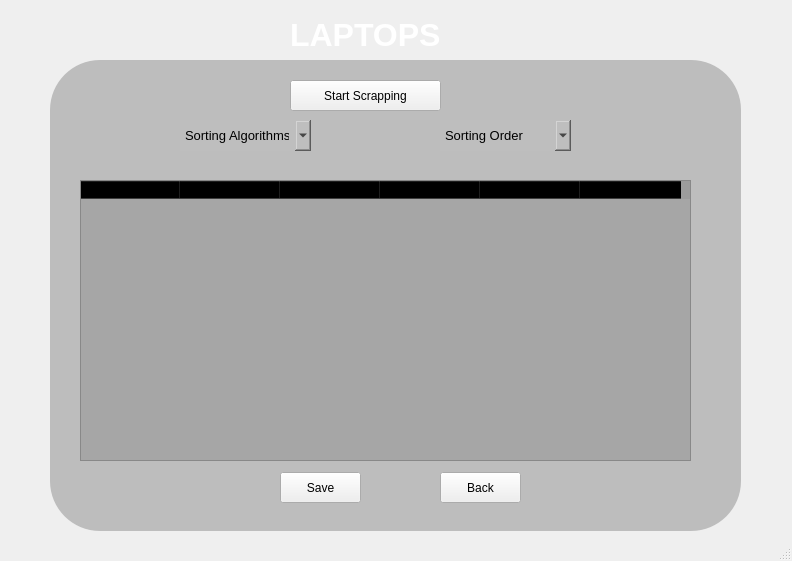
<?xml version="1.0" encoding="UTF-8"?>
<ui version="4.0">
 <class>Laptop_window</class>
 <widget class="QMainWindow" name="Laptop_window">
  <property name="geometry">
   <rect>
    <x>0</x>
    <y>0</y>
    <width>792</width>
    <height>561</height>
   </rect>
  </property>
  <property name="windowTitle">
   <string>MainWindow</string>
  </property>
  <widget class="QWidget" name="centralwidget">
   <widget class="QWidget" name="widget" native="true">
    <property name="geometry">
     <rect>
      <x>0</x>
      <y>0</y>
      <width>791</width>
      <height>541</height>
     </rect>
    </property>
    <widget class="QLabel" name="label">
     <property name="geometry">
      <rect>
       <x>0</x>
       <y>0</y>
       <width>791</width>
       <height>541</height>
      </rect>
     </property>
     <property name="styleSheet">
      <string notr="true">border-image: url(:/images/laptop.jpg);

backgroung-color:rgba(0,0,0,180);
</string>
     </property>
     <property name="text">
      <string/>
     </property>
    </widget>
    <widget class="QLabel" name="label_2">
     <property name="geometry">
      <rect>
       <x>290</x>
       <y>10</y>
       <width>151</width>
       <height>51</height>
      </rect>
     </property>
     <property name="font">
      <font>
       <pointsize>16</pointsize>
       <weight>75</weight>
       <bold>true</bold>
      </font>
     </property>
     <property name="autoFillBackground">
      <bool>false</bool>
     </property>
     <property name="styleSheet">
      <string notr="true"/>
     </property>
     <property name="text">
      <string>&lt;html&gt;&lt;head/&gt;&lt;body&gt;&lt;p&gt;&lt;span style=&quot; font-size:24pt; color:#ffffff;&quot;&gt;LAPTOPS&lt;/span&gt;&lt;/p&gt;&lt;/body&gt;&lt;/html&gt;</string>
     </property>
    </widget>
    <widget class="QLineEdit" name="lineEdit">
     <property name="geometry">
      <rect>
       <x>50</x>
       <y>60</y>
       <width>691</width>
       <height>471</height>
      </rect>
     </property>
     <property name="styleSheet">
      <string notr="true">border-top-left-radius:50px;
border-top-right-radius:50px;
border-bottom-left-radius:50px;
border-bottom-right-radius:50px;
background-color: rgb(159,159, 159, 159);</string>
     </property>
    </widget>
    <widget class="QComboBox" name="comboBox">
     <property name="geometry">
      <rect>
       <x>180</x>
       <y>120</y>
       <width>131</width>
       <height>31</height>
      </rect>
     </property>
     <property name="font">
      <font>
       <pointsize>10</pointsize>
       <weight>50</weight>
       <bold>false</bold>
      </font>
     </property>
     <property name="styleSheet">
      <string notr="true">border-top-left-radius:50px;
border-top-right-radius:50px;
border-bottom-left-radius:50px;
border-bottom-right-radius:50px;
background-color: rgb(190,190, 190, 200);</string>
     </property>
     <property name="editable">
      <bool>false</bool>
     </property>
     <property name="currentText">
      <string>Sorting Algorithms</string>
     </property>
     <item>
      <property name="text">
       <string>Sorting Algorithms</string>
      </property>
     </item>
     <item>
      <property name="text">
       <string>Insertion Sort</string>
      </property>
     </item>
     <item>
      <property name="text">
       <string>Merge Sort</string>
      </property>
     </item>
     <item>
      <property name="text">
       <string>Quick Sort</string>
      </property>
     </item>
     <item>
      <property name="text">
       <string>Bubble Sort</string>
      </property>
     </item>
     <item>
      <property name="text">
       <string>Selection Sort</string>
      </property>
     </item>
     <item>
      <property name="text">
       <string>Bucket Sort</string>
      </property>
     </item>
     <item>
      <property name="text">
       <string>Tree Sort</string>
      </property>
     </item>
     <item>
      <property name="text">
       <string>Sleep Sort</string>
      </property>
     </item>
     <item>
      <property name="text">
       <string>Counting Sort</string>
      </property>
     </item>
     <item>
      <property name="text">
       <string>Radix Sort</string>
      </property>
     </item>
    </widget>
    <widget class="QComboBox" name="comboBox_2">
     <property name="geometry">
      <rect>
       <x>440</x>
       <y>120</y>
       <width>131</width>
       <height>31</height>
      </rect>
     </property>
     <property name="font">
      <font>
       <pointsize>10</pointsize>
       <weight>50</weight>
       <bold>false</bold>
      </font>
     </property>
     <property name="styleSheet">
      <string notr="true">border-top-left-radius:50px;
border-top-right-radius:50px;
border-bottom-left-radius:50px;
border-bottom-right-radius:50px;
background-color: rgb(190,190, 190, 200);</string>
     </property>
     <property name="editable">
      <bool>false</bool>
     </property>
     <property name="currentText">
      <string>Sorting Order</string>
     </property>
     <item>
      <property name="text">
       <string>Sorting Order</string>
      </property>
     </item>
     <item>
      <property name="text">
       <string>Ascending Order</string>
      </property>
     </item>
     <item>
      <property name="text">
       <string>Decsending order</string>
      </property>
     </item>
    </widget>
    <widget class="QTableWidget" name="tableWidget">
     <property name="geometry">
      <rect>
       <x>80</x>
       <y>180</y>
       <width>611</width>
       <height>281</height>
      </rect>
     </property>
     <property name="styleSheet">
      <string notr="true">background-color: rgb(150,150, 150, 150);
</string>
     </property>
     <column>
      <property name="text">
       <string>Model</string>
      </property>
     </column>
     <column>
      <property name="text">
       <string>Color</string>
      </property>
     </column>
     <column>
      <property name="text">
       <string>Rating</string>
      </property>
     </column>
     <column>
      <property name="text">
       <string>New Column</string>
      </property>
     </column>
     <column>
      <property name="text">
       <string>GPU</string>
      </property>
     </column>
     <column>
      <property name="text">
       <string>SSD</string>
      </property>
     </column>
    </widget>
    <widget class="QPushButton" name="Lsave_btn">
     <property name="geometry">
      <rect>
       <x>280</x>
       <y>472</y>
       <width>81</width>
       <height>31</height>
      </rect>
     </property>
     <property name="text">
      <string>Save</string>
     </property>
    </widget>
    <widget class="QPushButton" name="Lback_btn">
     <property name="geometry">
      <rect>
       <x>440</x>
       <y>472</y>
       <width>81</width>
       <height>31</height>
      </rect>
     </property>
     <property name="text">
      <string>Back</string>
     </property>
    </widget>
    <widget class="QPushButton" name="Lscrap_btn">
     <property name="geometry">
      <rect>
       <x>290</x>
       <y>80</y>
       <width>151</width>
       <height>31</height>
      </rect>
     </property>
     <property name="text">
      <string>Start Scrapping</string>
     </property>
    </widget>
   </widget>
  </widget>
  <widget class="QStatusBar" name="statusbar"/>
 </widget>
 <resources>
  <include location="laptopform.qrc"/>
 </resources>
 <connections/>
</ui>
